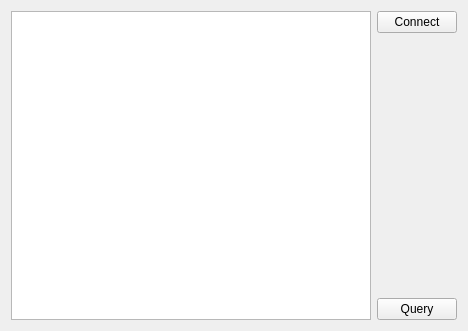
<?xml version="1.0" encoding="UTF-8"?>
<ui version="4.0">
 <class>DbMySqlClass</class>
 <widget class="QWidget" name="DbMySqlClass">
  <property name="geometry">
   <rect>
    <x>0</x>
    <y>0</y>
    <width>468</width>
    <height>331</height>
   </rect>
  </property>
  <property name="windowTitle">
   <string>DbMySql</string>
  </property>
  <layout class="QGridLayout" name="gridLayout">
   <item row="0" column="0">
    <widget class="QTextEdit" name="display"/>
   </item>
   <item row="0" column="1">
    <layout class="QVBoxLayout" name="verticalLayout">
     <item>
      <widget class="QPushButton" name="btnConnect">
       <property name="text">
        <string>Connect</string>
       </property>
      </widget>
     </item>
     <item>
      <spacer name="verticalSpacer">
       <property name="orientation">
        <enum>Qt::Vertical</enum>
       </property>
       <property name="sizeHint" stdset="0">
        <size>
         <width>20</width>
         <height>218</height>
        </size>
       </property>
      </spacer>
     </item>
     <item>
      <widget class="QPushButton" name="btnQuery">
       <property name="text">
        <string>Query</string>
       </property>
      </widget>
     </item>
    </layout>
   </item>
  </layout>
 </widget>
 <resources/>
 <connections/>
</ui>
